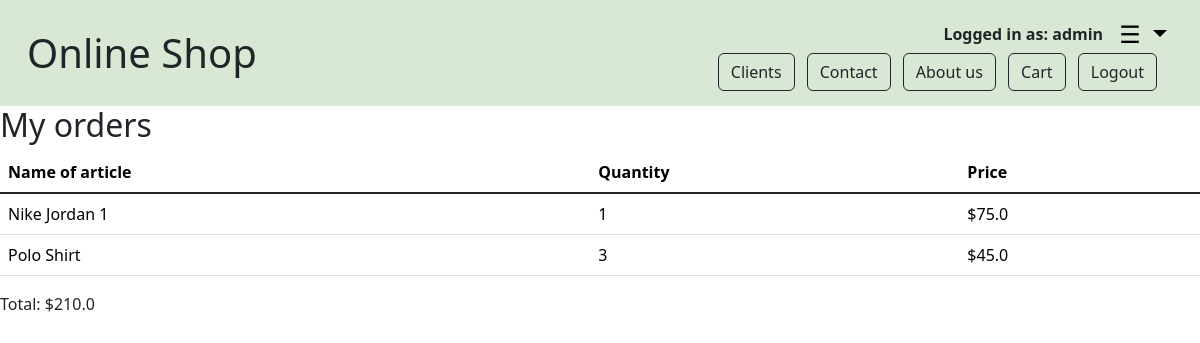
Screenshot of /clients_order_detail/1 (signed in) with the database file from the repository.
### main.py (models this page shows)
class Base(DeclarativeBase):
    pass

class User(UserMixin, Base):
    __tablename__ = 'user'
    id: Mapped[int] = mapped_column(Integer, primary_key=True)
    name: Mapped[str] = mapped_column(String(300), nullable=False)
    email: Mapped[str] = mapped_column(String(200), unique=True, nullable=False)
    password: Mapped[str] = mapped_column(String(100), nullable=False)
    is_admin: Mapped[bool] = mapped_column(Boolean, nullable=False)
    notification = relationship('Notification', back_populates='user')
    comment = relationship('Comment', back_populates='user')
    rating = relationship('Rating', back_populates='user')
    favourite = relationship('Favourite', back_populates='user')
    cart = relationship('Cart', back_populates='user')
    order = relationship('Order', back_populates='user')

class Article(Base):
    __tablename__ = 'article'
    id: Mapped[int] = mapped_column(Integer, primary_key=True)
    name: Mapped[str] = mapped_column(String(200), nullable=False)
    price: Mapped[float] = mapped_column(Float, nullable=False)
    img_url: Mapped[str] = mapped_column(String(500), nullable=False)
    description: Mapped[str] = mapped_column(Text, nullable=False)
    id_category: Mapped[int] = mapped_column(Integer, ForeignKey('category.id'), nullable=False)
    category = relationship("Category", back_populates="article")
    comment = relationship('Comment', back_populates='article')
    rating = relationship('Rating', back_populates='article')
    favourite = relationship('Favourite', back_populates='article')
    cart = relationship('Cart', back_populates='article')
    order_article = relationship('Order_article', back_populates='article')

### main.py (the view)
@app.route('/clients_order_detail/<id_order>', methods=["GET", "POST"])
@login_required
@admin_only
def clients_order_detail(id_order):
    all_order_article = db.session.execute(db.select(Order_article).where(Order_article.id_order == int(id_order))).scalars().all()
    data = {
        "total": 0,
        "articles": []
    }
    for article_data in all_order_article:
        article = db.session.execute(db.select(Article).where(Article.id == article_data.id_article)).scalar()
        new_article_dict = {
            "quantity": article_data.quantity,
            "name": article.name,
            "price": article.price
        }
        data['total'] = data['total'] + float(article.price) * int(new_article_dict['quantity'])
        data['articles'].append(new_article_dict)
    return render_template('clients_order_details.html', data=data)

### main.py (called while the page is built)
@login_manager.user_loader
def load_user(user_id):
    return db.get_or_404(User, user_id)

def admin_only(function):
    @wraps(function)
    def check_admin(*args, **kwargs):
        if current_user.is_admin:
            return function(*args, **kwargs)
        return abort(403)
    return check_admin

### templates/clients_order_details.html
{% include "header.html" %}
<body class="d-flex flex-column min-vh-100">
    <h2>My orders</h2>
    <div>
        <table class="table">
            <thead>
                <tr>
                  <th scope="col">Name of article</th>
                  <th scope="col">Quantity</th>
                  <th scope="col">Price</th>
                </tr>
            </thead>
            <tbody class="table-group-divider">
                {% for article in data['articles'] %}
                    <tr>
                        <td>{{ article['name'] }}</td>
                        <td>{{ article['quantity'] }}</td>
                        <td>${{ article['price'] }}</td>
                    </tr>
                {% endfor %}
            </tbody>
        </table>
        <p>Total: ${{ data['total'] }}</p>
    </div>
</body>

### templates/header.html (shortened to what this page needs)
<!DOCTYPE html>
<html lang="en">
<head>
    <link href="https://cdn.jsdelivr.net/npm/bootstrap@5.3.3/dist/css/bootstrap.min.css" rel="stylesheet">
    <link rel="stylesheet" href="https://cdnjs.cloudflare.com/ajax/libs/font-awesome/6.4.2/css/all.min.css">
</head>
<body>
    <nav class="navbar custom-navbar">
        <div class="container-fluid">
            <a href="{{ url_for('home') }}" class="text-dark text-decoration-none">
                <h1 class="mb-0">Online Shop</h1>
            </a>
            <div class="ms-auto">
                {% if current_user.is_authenticated %}
                    <div class="user-info-container">
                        <p class="user-info mb-0">Logged in as: {{ current_user.name }}</p>
                        <div class="dropdown">
                            <button class="hamburger-menu dropdown-toggle" type="button" id="profileDropdown" data-bs-toggle="dropdown" aria-expanded="false">
                                ☰
                            </button>
                        </div>
                    </div>
                {% endif %}
                {% if current_user.is_admin %}
                    <a href="{{ url_for('clients') }}" class="btn btn-outline-dark me-2">Clients</a>
                {% endif %}
                <a href="{{ url_for('contact') }}" class="btn btn-outline-dark me-2">Contact</a>
                <a href="{{ url_for('about') }}" class="btn btn-outline-dark me-2">About us</a>
                {% if current_user.is_authenticated %}
                    <a href="{{ url_for('cart') }}" class="btn btn-outline-dark me-2">Cart</a>
                    <a href="{{ url_for('logout') }}" class="btn btn-outline-dark me-3">Logout</a>
                {% else %}
                    <a href="{{ url_for('register') }}" class="btn btn-outline-dark me-2">Register</a>
                    <a href="{{ url_for('login') }}" class="btn btn-outline-dark">Login</a>
                {% endif %}
            </div>
        </div>
    </nav>
</body>
</html>

### templates/header.html (style rules this page uses)
.custom-navbar { background-color: #d9e8d4; padding: 15px; }
.user-info-container { display: flex; align-items: center; justify-content: flex-end; gap: 10px; width: 100%; }
.user-info { font-weight: bold; }
.hamburger-menu { font-size: 24px; cursor: pointer; border: none; background: none; }

### rows the page displays
User: name "admin"
Article: name "Nike Jordan 1", quantity "1", price "75.0"
Article: name "Polo Shirt", quantity "3", price "45.0"

### other values shown
{{ data['total'] }} "210.0"
